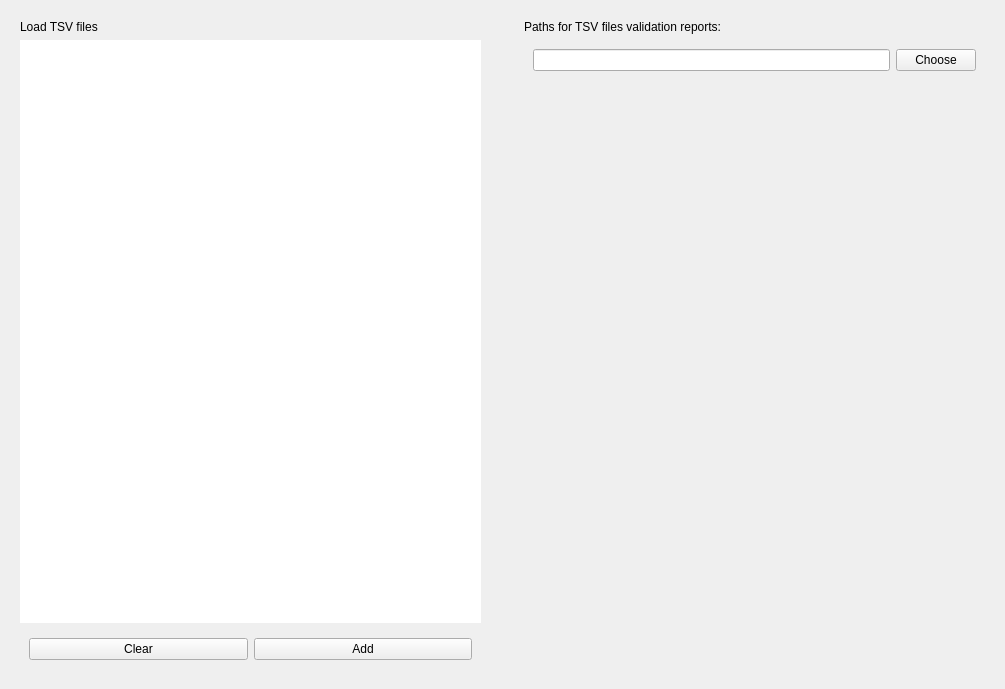
<?xml version="1.0" encoding="UTF-8"?>
<ui version="4.0">
 <class>InputoutputFilesStep</class>
 <widget class="QWidget" name="InputoutputFilesStep">
  <property name="geometry">
   <rect>
    <x>0</x>
    <y>0</y>
    <width>1005</width>
    <height>689</height>
   </rect>
  </property>
  <property name="windowTitle">
   <string/>
  </property>
  <property name="styleSheet">
   <string notr="true">font: 12pt &quot;Roboto&quot;;</string>
  </property>
  <layout class="QVBoxLayout" name="verticalLayout">
   <property name="spacing">
    <number>25</number>
   </property>
   <item>
    <layout class="QHBoxLayout" name="horizontalLayout">
     <item>
      <widget class="QFrame" name="frame">
       <property name="frameShape">
        <enum>QFrame::Shape::NoFrame</enum>
       </property>
       <property name="frameShadow">
        <enum>QFrame::Shadow::Raised</enum>
       </property>
       <property name="lineWidth">
        <number>0</number>
       </property>
       <layout class="QVBoxLayout" name="verticalLayout_3">
        <item>
         <widget class="QLabel" name="label_2">
          <property name="text">
           <string>&lt;html&gt;&lt;head/&gt;&lt;body&gt;&lt;p&gt;Load TSV files&lt;/p&gt;&lt;/body&gt;&lt;/html&gt;</string>
          </property>
         </widget>
        </item>
        <item>
         <widget class="QListWidget" name="listWidget">
          <property name="frameShape">
           <enum>QFrame::Shape::NoFrame</enum>
          </property>
          <property name="lineWidth">
           <number>0</number>
          </property>
         </widget>
        </item>
        <item>
         <widget class="QFrame" name="frame_3">
          <property name="frameShape">
           <enum>QFrame::Shape::NoFrame</enum>
          </property>
          <property name="frameShadow">
           <enum>QFrame::Shadow::Raised</enum>
          </property>
          <property name="lineWidth">
           <number>0</number>
          </property>
          <layout class="QHBoxLayout" name="horizontalLayout_4">
           <item>
            <widget class="QPushButton" name="pushButton_2">
             <property name="text">
              <string>Clear</string>
             </property>
            </widget>
           </item>
           <item>
            <widget class="QPushButton" name="pushButton">
             <property name="text">
              <string>Add</string>
             </property>
            </widget>
           </item>
          </layout>
         </widget>
        </item>
       </layout>
      </widget>
     </item>
     <item>
      <widget class="QFrame" name="frame_2">
       <property name="frameShape">
        <enum>QFrame::Shape::NoFrame</enum>
       </property>
       <property name="frameShadow">
        <enum>QFrame::Shadow::Raised</enum>
       </property>
       <property name="lineWidth">
        <number>0</number>
       </property>
       <layout class="QVBoxLayout" name="verticalLayout_2">
        <item>
         <widget class="QLabel" name="label">
          <property name="text">
           <string>&lt;html&gt;&lt;head/&gt;&lt;body&gt;&lt;p&gt;Paths for TSV files validation reports:&lt;/p&gt;&lt;/body&gt;&lt;/html&gt;</string>
          </property>
         </widget>
        </item>
        <item>
         <widget class="QFrame" name="frame_4">
          <property name="frameShape">
           <enum>QFrame::Shape::NoFrame</enum>
          </property>
          <property name="frameShadow">
           <enum>QFrame::Shadow::Raised</enum>
          </property>
          <property name="lineWidth">
           <number>0</number>
          </property>
          <layout class="QHBoxLayout" name="horizontalLayout_5">
           <item>
            <widget class="QLineEdit" name="lineEdit"/>
           </item>
           <item>
            <widget class="QPushButton" name="pushButton_3">
             <property name="text">
              <string>Choose</string>
             </property>
            </widget>
           </item>
          </layout>
         </widget>
        </item>
        <item>
         <spacer name="verticalSpacer">
          <property name="orientation">
           <enum>Qt::Orientation::Vertical</enum>
          </property>
          <property name="sizeHint" stdset="0">
           <size>
            <width>20</width>
            <height>40</height>
           </size>
          </property>
         </spacer>
        </item>
       </layout>
      </widget>
     </item>
    </layout>
   </item>
  </layout>
 </widget>
 <resources>
  <include location="../../../../../snooz-toolbox/src/main/python/ui/themes/themes.qrc"/>
 </resources>
 <connections/>
</ui>
